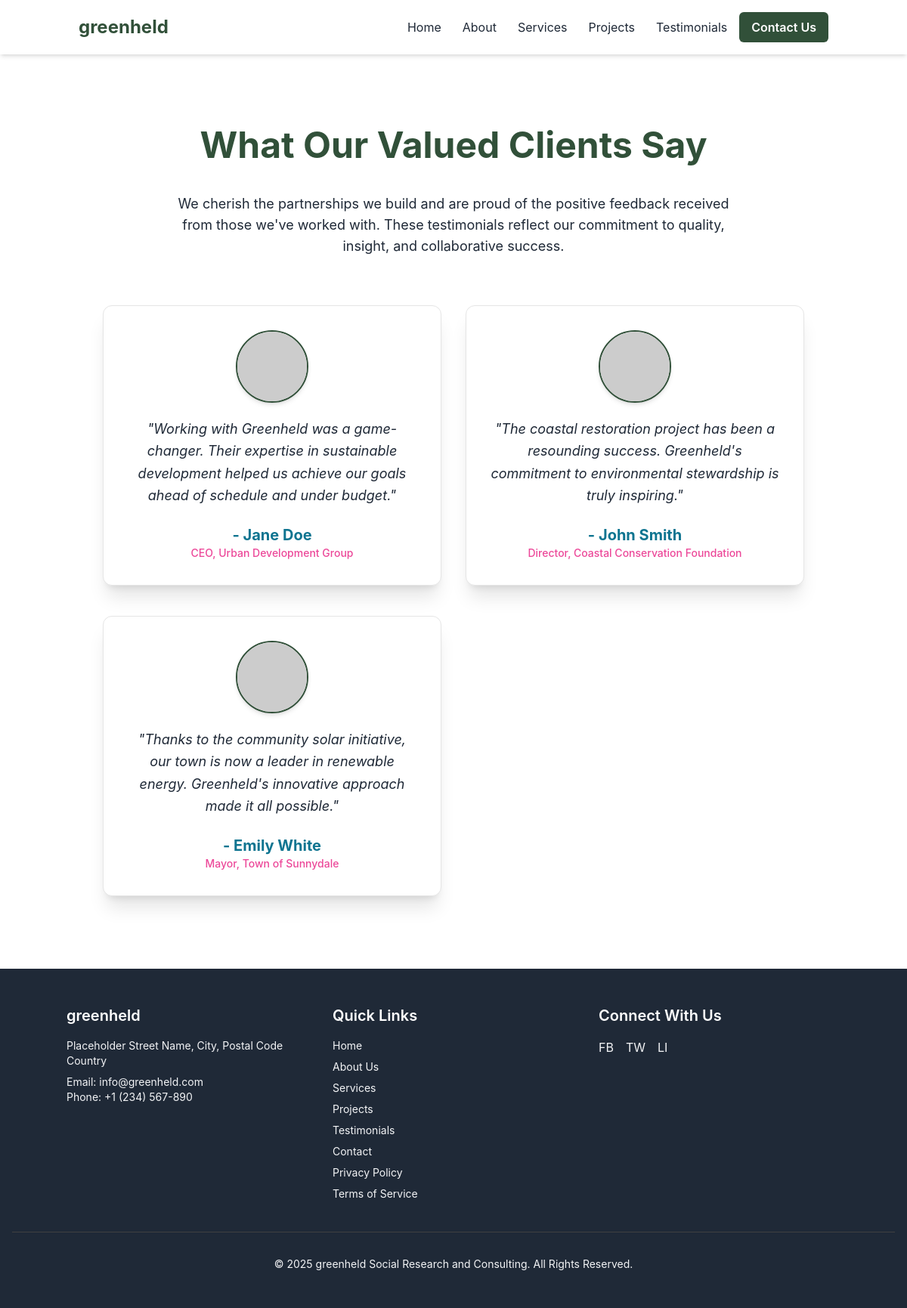
Screenshot of /testimonials.php with the database file from the repository.
### tables this page shows
CREATE TABLE `testimonials` (
  `id` int(11) NOT NULL AUTO_INCREMENT,
  `quote` text NOT NULL,
  `client_name` varchar(100) NOT NULL,
  `client_title_company` varchar(150) DEFAULT NULL,
  `client_photo_url` varchar(255) DEFAULT NULL,
  `created_at` datetime DEFAULT CURRENT_TIMESTAMP,
  `updated_at` datetime DEFAULT CURRENT_TIMESTAMP ON UPDATE CURRENT_TIMESTAMP,
  PRIMARY KEY (`id`)
);

### public/testimonials.php (the view, shortened to what this page needs)
<?php
require_once '../config/db.php';
try {
    $stmt = $pdo->query("SELECT id, quote, client_name, client_title_company, client_photo_url FROM greenheld.testimonials ORDER BY created_at DESC");
    $testimonials = $stmt->fetchAll(PDO::FETCH_ASSOC);
} catch (PDOException $e) {
    error_log("Error fetching testimonials for testimonials page: " . $e->getMessage());
    $testimonials = [];
    $page_error = "Could not retrieve testimonials at this time. Please try again later.";
}
?>
<!DOCTYPE html>
<html lang="en">
<head>
    <link href="css/style.css" rel="stylesheet">
</head>
<body class="bg-neutral-light font-sans text-neutral-dark">
<header class="bg-white shadow-md sticky top-0 z-50">
    <div class="container mx-auto px-4 py-4 flex justify-between items-center">
        <a href="index.php" class="text-2xl font-bold text-primary">greenheld</a>
        <nav class="hidden md:flex space-x-1 items-center">
            <a href="index.php" class="py-2 px-3 text-neutral-default hover:text-primary hover:bg-neutral-light rounded-md transition-all duration-300">Home</a>
            <a href="about.html" class="py-2 px-3 text-neutral-default hover:text-primary hover:bg-neutral-light rounded-md transition-all duration-300">About</a>
            <a href="services.html" class="py-2 px-3 text-neutral-default hover:text-primary hover:bg-neutral-light rounded-md transition-all duration-300">Services</a>
            <a href="projects.php" class="py-2 px-3 text-neutral-default hover:text-primary hover:bg-neutral-light rounded-md transition-all duration-300">Projects</a>
            <a href="testimonials.php" class="py-2 px-3 text-neutral-default hover:text-primary hover:bg-neutral-light rounded-md transition-all duration-300">Testimonials</a>
            <a href="contact.html" class="bg-primary hover:bg-primary-dark text-white font-semibold py-2 px-4 rounded-md transition-all duration-300">Contact Us</a>
        </nav>
    </div>
</header>
    <main class="py-16 md:py-24 bg-white">
        <div class="container mx-auto px-6 md:px-12">
            <h1 class="text-4xl md:text-5xl font-bold text-primary mb-10 text-center">What Our Valued Clients Say</h1>
            <p class="text-lg text-neutral-default max-w-3xl mx-auto text-center mb-16">
                We cherish the partnerships we build and are proud of the positive feedback received from those we've worked with. These testimonials reflect our commitment to quality, insight, and collaborative success.
            </p>
            <?php if (empty($testimonials) && !isset($page_error)): ?>
                <p class="text-center text-neutral-default text-xl mt-12" id="no-testimonials-message">
                     We are currently gathering testimonials from our valued clients. Please check back soon!
                </p>
            <?php elseif (!empty($testimonials)): ?>
                <div id="testimonial-list" class="grid md:grid-cols-2 gap-x-8 gap-y-10 max-w-5xl mx-auto">
                    <?php foreach ($testimonials as $testimonial): ?>
                    <div class="bg-white p-8 rounded-xl shadow-xl border border-neutral-200 flex flex-col items-center text-center transform transition-all duration-300 hover:shadow-2xl hover:-translate-y-1">
                        <?php if (!empty($testimonial['client_photo_url'])): ?>
                            <img src="<?php echo htmlspecialchars($testimonial['client_photo_url']); ?>"
                                 alt="Photo of <?php echo htmlspecialchars($testimonial['client_name']); ?>"
                                 class="w-24 h-24 rounded-full object-cover mb-5 shadow-md border-2 border-primary">
                        <?php else: ?>
                            <img src="https://via.placeholder.com/120/808080/ffffff?text=Client"
                                 alt="Client Placeholder"
                                 class="w-24 h-24 rounded-full object-cover mb-5 shadow-md border-2 border-neutral-300">
                        <?php endif; ?>
                        <p class="text-neutral-default italic text-lg leading-relaxed mb-6 flex-grow">"<?php echo nl2br(htmlspecialchars($testimonial['quote'])); ?>"</p>
                        <p class="font-bold text-primary-dark text-xl">- <?php echo htmlspecialchars($testimonial['client_name']); ?></p>
                        <?php if (!empty($testimonial['client_title_company'])): ?>
                        <p class="text-sm text-accent font-medium"><?php echo htmlspecialchars($testimonial['client_title_company']); ?></p>
                        <?php endif; ?>
                    </div>
                    <?php endforeach; ?>
                </div>
            <?php endif; ?>
        </div>
    </main>
<footer class="bg-neutral-dark text-neutral-light py-12 px-4">
    <div class="container mx-auto grid grid-cols-1 md:grid-cols-3 gap-8 text-center md:text-left">
        <div>
            <h3 class="text-xl font-semibold mb-4 text-white">greenheld</h3>
            <p class="text-sm">
                Placeholder Street Name, City, Postal Code<br>
                Country
            </p>
            <p class="text-sm mt-2">
                Email: <a href="mailto:info@greenheld.com" class="hover:text-primary transition duration-300">info@greenheld.com</a>
            </p>
            <p class="text-sm">
                Phone: <a href="tel:+1234567890" class="hover:text-primary transition duration-300">+1 (234) 567-890</a>
            </p>
        </div>
        <div>
            <h3 class="text-xl font-semibold mb-4 text-white">Quick Links</h3>
            <ul class="space-y-2 text-sm">
                <li><a href="index.php" class="hover:text-primary transition duration-300">Home</a></li>
                <li><a href="about.html" class="hover:text-primary transition duration-300">About Us</a></li>
                <li><a href="services.html" class="hover:text-primary transition duration-300">Services</a></li>
                <li><a href="projects.php" class="hover:text-primary transition duration-300">Projects</a></li>
                <li><a href="testimonials.php" class="hover:text-primary transition duration-300">Testimonials</a></li>
                <li><a href="contact.html" class="hover:text-primary transition duration-300">Contact</a></li>
                <li><a href="#" class="hover:text-primary transition duration-300">Privacy Policy</a></li>
                <li><a href="#" class="hover:text-primary transition duration-300">Terms of Service</a></li>
            </ul>
        </div>
        <div>
            <h3 class="text-xl font-semibold mb-4 text-white">Connect With Us</h3>
            <div class="flex justify-center md:justify-start space-x-4 mt-2">
                <a href="#" class="hover:text-primary transition duration-300">FB</a>
                <a href="#" class="hover:text-primary transition duration-300">TW</a>
                <a href="#" class="hover:text-primary transition duration-300">LI</a>
            </div>
        </div>
    </div>
    <div class="text-center text-sm mt-10 border-t border-neutral-700 pt-8">
        <p>&copy; <span id="currentYear"></span> greenheld Social Research and Consulting. All Rights Reserved.</p>
    </div>
</footer>
</body>
</html>

### rows the page displays
testimonials: quote "Working with Greenheld was a game-changer. Their expertise in sustainable development helped us achieve our goals ahead of schedule and under budget.", client_name "Jane Doe", client_title_company "CEO, Urban Development Group"
testimonials: quote "The coastal restoration project has been a resounding success. Greenheld's commitment to environmental stewardship is truly inspiring.", client_name "John Smith", client_title_company "Director, Coastal Conservation Foundation"
testimonials: quote "Thanks to the community solar initiative, our town is now a leader in renewable energy. Greenheld's innovative approach made it all possible.", client_name "Emily White", client_title_company "Mayor, Town of Sunnydale"
